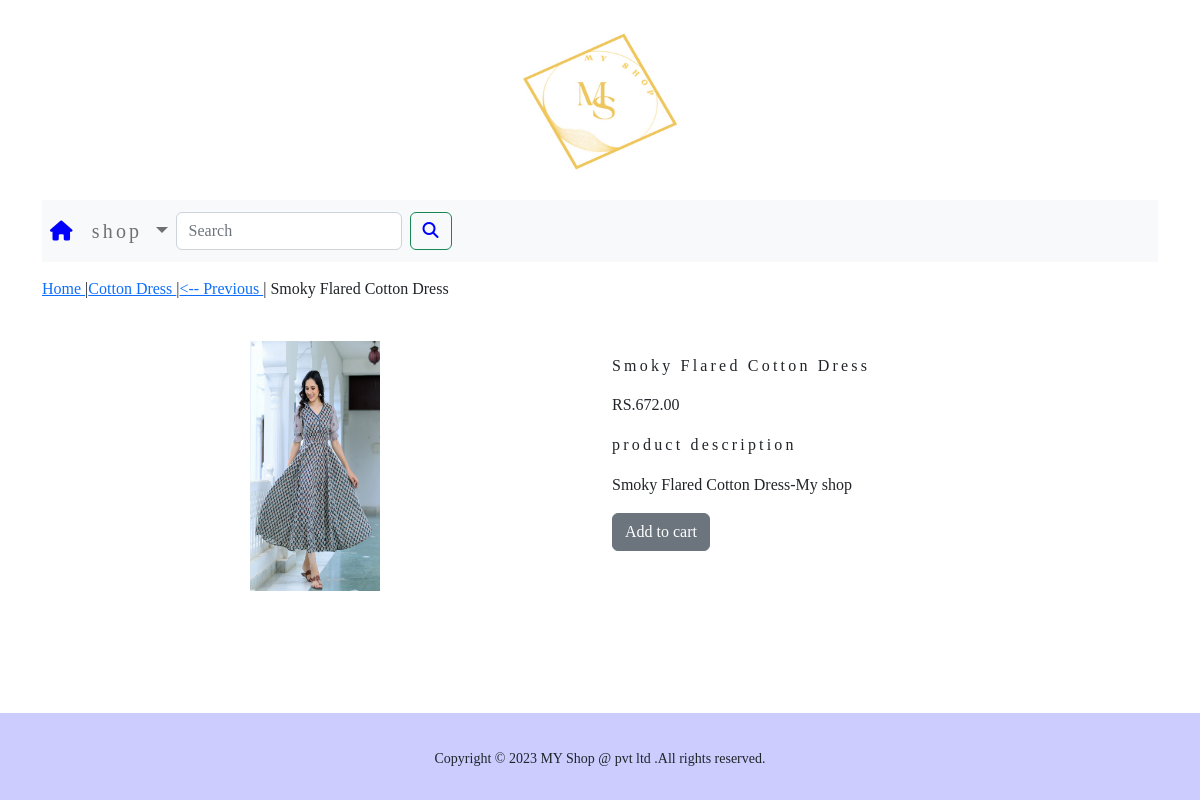
Page /shopp/cotton-dress/smoky-flared-cotton-dress/ on the committed database.
### shopp/models.py (models this page shows, shortened)
class Product(models.Model):
    name=models.CharField(max_length=250,unique=True)
    slug=models.SlugField(max_length=250,unique=True)
    description=models.TextField(blank=True)
    price=models.DecimalField(max_digits=10,decimal_places=2)
    category=models.ForeignKey(Category,on_delete=models.CASCADE)
    image=models.ImageField(upload_to='product',blank=True)
    stock=models.IntegerField()
    available=models.BooleanField(default=True)
    created=models.DateTimeField(auto_now_add=True)
    updated=models.DateTimeField(auto_now=True)
    class Meta:
        ordering=('name',)
        verbose_name='product'
        verbose_name_plural='products'

class Category(models.Model):
    name=models.CharField(max_length=250,unique=True)
    slug=models.SlugField(max_length=250,unique=True)
    description=models.TextField(blank=True)
    image=models.ImageField(upload_to='category',blank=True)
    class Meta:
        ordering=('name',)
        verbose_name= 'category'
        verbose_name_plural= 'categories'
    def get_url(self):
        return reverse('shopp:products_by_category',args=[self.slug])
    def __str__(self):
        return '{}'.format(self.name)

### shopp/views.py (the view)
# urls.py: path('<slug:c_slug>/<slug:product_slug>/',views.ProDetail,name='ProdCatDetail'),
def ProDetail(request,c_slug,product_slug):
   try:
      products=Product.objects.get(category__slug=c_slug,slug=product_slug)
   except Exception as e:
      raise e
   return render(request,"product.html",{'product':products})

### cart/context_processors.py (called while the page is built)
def counter(request):
    item_count = 0
    if 'admin' in request.path:
        return {}
    else:
        try:
            cart = Cart.objects.filter(cart_id=_cart_id(request))
            cart_items = Cartitems.objects.all().filter(cart=cart[:1])
            for cart_item in cart_items:
                item_count += cart_item.quantity
        except Cart.DoesNotExist:
            item_count = 0
        return dict(item_count=item_count)

### cart/views.py (called while the page is built)
def _cart_id(request):
    cart = request.session.session_key
    if not cart:
        cart = request.session.create()
    return cart

### shopp/context_processors.py (called while the page is built)
def menu_links(request):
    links=Category.objects.all()
    return dict(links=links)

### templates/product.html (shortened to what this page needs)
{% extends 'base.html' %}
{% load static %}
{% block content %}
<div class="row my_prod_row_class">
    <div class="mx_auto">
        <p><a href="{% url 'shopp:allproductCat' %}"> Home </a>  |<a href="{{product.category.get_url}}">{{product.category}} </a>|<a href="{% url 'shopp:allproductCat' %}"><-- Previous </a> | {{product.name}}</p>
    </div>
<div class="container">
<br>
    <div class="row">
        <div class="col-12 col-sm-12 col-md-12 col-lg-6 text-center">
            <div style="min-width:18rem">
                <img src="{{product.image.url}}" alt="{{product.name}}" width="130px" height="250px">
            </div>
        </div>
        <div class="col-12 col-sm-12 col-md-12 col-lg-6">
             <div>
        <h1 class="my_prod_title">{{product.name}}</h1>
        <p>RS.{{product.price}}</p>
        <p class="my_title">product description</p>
        <p class="text-justify my_prod_text">{{product.description}}</p>
        {% if product.stock <= 0 %}
            <p class="text-justify my_prod_text"><b>Out of Stock</b></p>
        {% else %}
            <a class="btn btn-secondary" href="{% url 'cart:add_cart' product.id %}">Add to cart</a>
        {% endif %}
    </div>
    </div>
</div>
</div>
</div>
{% endblock %}

### static/css/custom.css (style rules this page uses)
body { position:relative; margin:0; min-height:100vh; padding-bottom:6.74rem; display:flex; flex-direction:column; box-sizing:inherit; }
.my_title { font-size:16px; text_transform:uppercase; letter-spacing: .2em; }
.my_prod_row_class { padding-top:15px; padding-bottom:20px; }
.my_prod_title { font-size:16px; text_transform:uppercase; letter-spacing:.2em; padding-top:15px; padding-bottom:10px; }
.my_prod_text { padding-right:20px; }

### rows in the picture
Product: category "Cotton Dress", name "Smoky Flared Cotton Dress", image (picture), price "672.00", description "Smoky Flared Cotton Dress-My shop"
